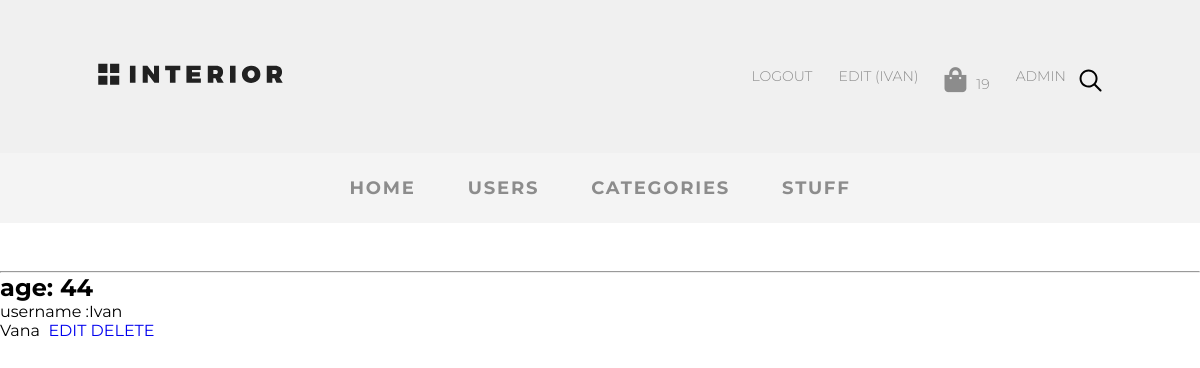
Page /adminapp/users/read/15 (signed in) on the committed database.
### authapp/models.py (models this page shows, shortened)
class CustomUser(AbstractUser):
    age = models.PositiveIntegerField(verbose_name='возраст', default=18)
    ava = models.ImageField(upload_to='avatars', verbose_name='аватар',)
    email = models.EmailField(verbose_name='email', blank='True')
    activation_key = models.CharField(max_length=128, blank=True)
    activation_key_expired = models.DateTimeField(default=(now() + timedelta(hours=48)))

### basketapp/models.py (models this page shows, shortened)
class Basket(models.Model):
    _price: float
    _total_qty: int
    _total_price: float
    objects = BasketQuerySet.as_manager()
    user = models.ForeignKey(settings.AUTH_USER_MODEL, on_delete=models.CASCADE, related_name='basket')
    product = models.ForeignKey(Stuff, on_delete=models.CASCADE)
    quantity = models.PositiveIntegerField(verbose_name='Quantity', default=0)
    add_datetime = models.DateTimeField(verbose_name='data', auto_now_add=True)
    @cached_property
    def get_items_cached(self):
        return self.user.basket.select_related()
    @property
    def total_qty(self):
        items = self.get_items_cached
        return sum([x.quantity for x in items])

### adminapp/views/users.py (the view)
# urls.py: path('users/read/<int:id>', users.read, name='users_read'),
def read(request:HttpRequest,id):
    user = CustomUser.objects.get(id=id)
    return render(request, 'adminapp/users/read.html', {'user': user,})

### mainapp/context_processors.py (called while the page is built)
def basket(request:HttpRequest):
    basket = []
    if request.user.is_authenticated:
        basket = Basket.objects.filter(user=request.user)
    return {
        'basket':basket
    }

### adminapp/templates/adminapp/users/read.html (shortened to what this page needs)
{% extends 'adminapp/base.html' %}
{% block content %}
{% load static %}
<hr>
<h2>age: {{user.age}}</h2>
<p>username :{{user.username}}</p>
{{user.first_name}}
<a href="{% url 'adminapp:users_update' user.id %}">EDIT</a>
<a href="{% url 'adminapp:users_delete' user.id %}">DELETE</a>
{% endblock %}

### adminapp/templates/adminapp/menu.html (shortened to what this page needs)
{% load static %}
<ul class="menu">
<li class="menu-list">
<a href="{% url 'home' %}"
class="menu-link">
</a>
</li>
    {% if user.is_authenticated %}
    <li class="menu-list">
        <a href="{% url 'auth:logout' %}" class="menu-link">
            Logout
        </a>
    </li>
    <li class="menu-list">
        <a href="{% url 'auth:edit' %}" class="menu-link">
            Edit ({{user.username}})
        </a>
    </li>
    <li class="menu-list"><a href="{%url 'basket:index'%}" class="menu-link"><i class="fas fa-shopping-bag"></i>{{basket.0.total_qty}}</li></a>
    <li class="menu-list">
        <a href="{% url 'adminapp:products' %}" class="menu-link">
            ADMIN
        </a>
    </li>
    {% else %}
    <li class="menu-list"><a href="{% url 'auth:login' %}" class="menu-link">
        Login
    </a></li>
    {% endif %}
    <li class="menu-list search"><img src="{% static 'img/search.svg' %}" alt="search"></li>
                </ul>

### static/style.css (style rules this page uses)
* { margin: 0; padding: 0; }
body { font-family: 'Montserrat', sans-serif; }
a { text-decoration: none; }
.menu { display: flex; margin-top: 57px; margin-bottom: 50px; }
.menu-list { list-style-type: none; }
.menu-link { color: #8c8c8c; font-size: 14px; font-weight: 300; text-transform: uppercase; display: block; padding: 10px 13px; }
.search { display: flex; align-items: center; }
.fa-shopping-bag { font-size:25px; margin-right:10px; }

### rows in the picture
CustomUser: username "IVAN", age "44", username "Ivan", first_name "Vana"
Basket: user+quantity "19"
